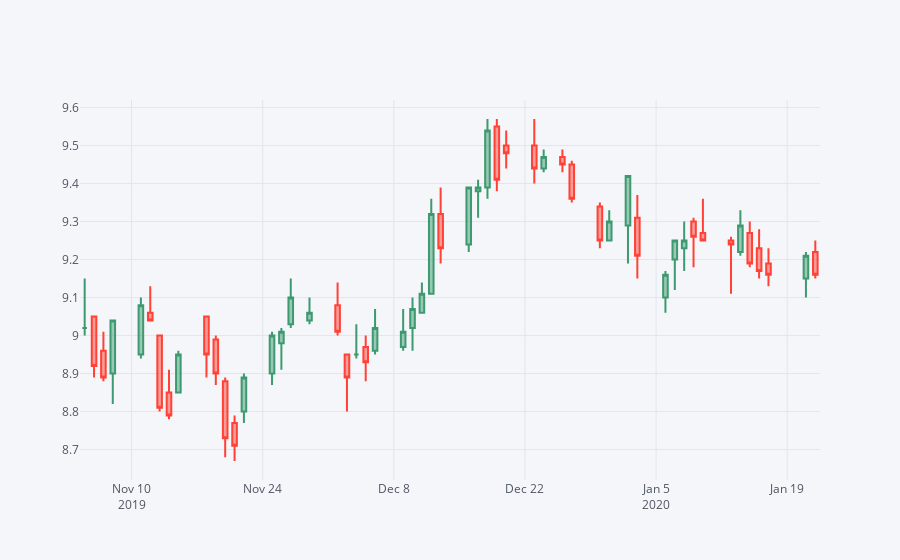

The notebook cell this image was saved under:
### Markdown cell above
Lets take a look at the sentiment of the market towards the stock in different timeframes using Candlestick plot


*   The <font color='red'> Red candles </font> denote that people are selling the stock
*   The <font color='green'> Green candles </font> denote that people are buying the stock

### Code cell
#Timeframe 1
#before January 22
ticker[['Open', 'High', 'Low', 'Close']].loc['2019-11-05':'2020-01-22'].iplot(kind='candle')

### Figure 1 — Plotly figure (JSON) as saved in the notebook; plotly's stock layout.template omitted (floating-point values rounded to 4 significant figures)
{"data": [{"close": [9.02, 8.92, 8.89, 9.04, 9.08, 9.04, 8.81, 8.79, 8.95, 8.95, 8.9, 8.73, 8.71, 8.89, 9, 9.01, 9.1, 9.06, 9.01, 8.89, 8.95, 8.93, 9.02, 9.01, 9.07, 9.11, 9.32, 9.23, 9.39, 9.39, 9.54, 9.41, 9.48, 9.44, 9.47, 9.45, 9.36, 9.25, 9.3, 9.42, 9.21, 9.16, 9.25, 9.25, 9.26, 9.25, 9.24, 9.29, 9.19, 9.17, 9.16, 9.21, 9.16], "high": [9.15, 9.05, 9.01, 9.04, 9.1, 9.13, 9, 8.91, 8.96, 9.05, 9, 8.89, 8.79, 8.9, 9.01, 9.02, 9.15, 9.1, 9.14, 8.95, 9.03, 9, 9.07, 9.07, 9.1, 9.14, 9.36, 9.39, 9.39, 9.41, 9.57, 9.57, 9.54, 9.57, 9.49, 9.49, 9.46, 9.35, 9.33, 9.42, 9.37, 9.17, 9.25, 9.3, 9.31, 9.36, 9.26, 9.33, 9.3, 9.28, 9.23, 9.22, 9.25], "low": [9, 8.89, 8.88, 8.82, 8.94, 9.04, 8.8, 8.78, 8.85, 8.89, 8.87, 8.68, 8.67, 8.77, 8.87, 8.91, 9.02, 9.03, 9, 8.8, 8.94, 8.88, 8.95, 8.96, 8.96, 9.06, 9.11, 9.19, 9.22, 9.31, 9.36, 9.38, 9.44, 9.4, 9.43, 9.43, 9.35, 9.23, 9.25, 9.19, 9.15, 9.06, 9.12, 9.17, 9.18, 9.25, 9.11, 9.21, 9.18, 9.15, 9.13, 9.1, 9.15], "open": [9.02, 9.05, 8.96, 8.9, 8.95, 9.06, 9, 8.85, 8.85, 9.05, 8.99, 8.88, 8.77, 8.8, 8.9, 8.98, 9.03, 9.04, 9.08, 8.95, 8.95, 8.97, 8.96, 8.97, 9.02, 9.06, 9.11, 9.32, 9.24, 9.38, 9.39, 9.55, 9.5, 9.5, 9.44, 9.47, 9.45, 9.34, 9.25, 9.29, 9.31, 9.1, 9.2, 9.23, 9.3, 9.27, 9.25, 9.22, 9.27, 9.23, 9.19, 9.15, 9.22], "showlegend": false, "type": "candlestick", "x": ["2019-11-05", "2019-11-06", "2019-11-07", "2019-11-08", "2019-11-11", "2019-11-12", "2019-11-13", "2019-11-14", "2019-11-15", "2019-11-18", "2019-11-19", "2019-11-20", "2019-11-21", "2019-11-22", "2019-11-25", "2019-11-26", "2019-11-27", "2019-11-29", "2019-12-02", "2019-12-03", "2019-12-04", "2019-12-05", "2019-12-06", "2019-12-09", "2019-12-10", "2019-12-11", "2019-12-12", "2019-12-13", "2019-12-16", "2019-12-17", "2019-12-18", "2019-12-19", "2019-12-20", "2019-12-23", "2019-12-24", "2019-12-26", "2019-12-27", "2019-12-30", "2019-12-31", "2020-01-02", "2020-01-03", "2020-01-06", "2020-01-07", "2020-01-08", "2020-01-09", "2020-01-10", "2020-01-13", "2020-01-14", "2020-01-15", "2020-01-16", "2020-01-17", "2020-01-21", "2020-01-22"], "yaxis": "y2"}], "layout": {"legend": {"bgcolor": "#F5F6F9", "font": {"color": "#4D5663"}}, "paper_bgcolor": "#F5F6F9", "plot_bgcolor": "#F5F6F9", "title": {"font": {"color": "#4D5663"}}, "xaxis": {"gridcolor": "#E1E5ED", "rangeslider": {"visible": false}, "showgrid": true, "tickfont": {"color": "#4D5663"}, "title": {"font": {"color": "#4D5663"}, "text": ""}, "zerolinecolor": "#E1E5ED"}, "yaxis": {"gridcolor": "#E1E5ED", "showgrid": true, "showticklabels": false, "tickfont": {"color": "#4D5663"}, "title": {"font": {"color": "#4D5663"}, "text": ""}, "zerolinecolor": "#E1E5ED"}, "yaxis2": {"gridcolor": "#E1E5ED", "showgrid": true, "tickfont": {"color": "#4D5663"}, "title": {"font": {"color": "#4D5663"}, "text": ""}, "zerolinecolor": "#E1E5ED"}}}
